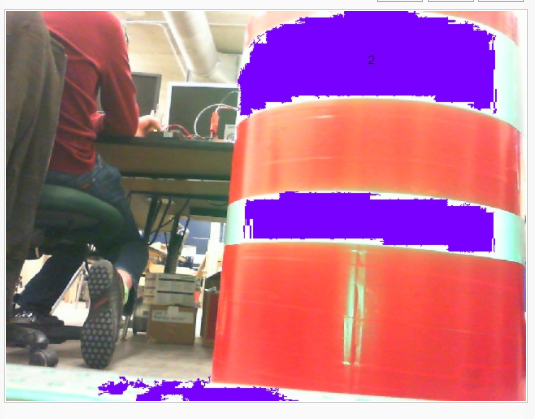
#> input picture max_hue/mjpg_stream.png, 535 x 419 px
$ python -i grip.py   (imports and definitions only)   (older library calls are emulated)
#> lines starting #> are read from the running program, lines starting #| are printed output that depends on the picture
import cv2
import numpy
import math
from enum import Enum

class GripPythonVI:
    """
    An OpenCV pipeline generated by GRIP.
    """

    def __init__(self):
        """initializes all values to presets or None if need to be set
        """

        self.__hsl_threshold_hue = [0.0, 180.0]
        self.__hsl_threshold_saturation = [135.29676258992808, 196.553480475382]
        self.__hsl_threshold_luminance = [208.44134369923415, 254.89176570458406]

        self.hsl_threshold_output = None

        self.__find_contours_input = self.hsl_threshold_output
        self.__find_contours_external_only = False

        self.find_contours_output = None

        self.__filter_contours_contours = self.find_contours_output
        self.__filter_contours_min_area = 1.0
        self.__filter_contours_min_perimeter = 1.0
        self.__filter_contours_min_width = 1.0
        self.__filter_contours_max_width = 1000.0
        self.__filter_contours_min_height = 1.0
        self.__filter_contours_max_height = 1200.0
        self.__filter_contours_solidity = [0, 100]
        self.__filter_contours_max_vertices = 1200.0
        self.__filter_contours_min_vertices = 100.0
        self.__filter_contours_min_ratio = 2.0
        self.__filter_contours_max_ratio = 1000.0

        self.filter_contours_output = None


    def process(self, source0):
        """
        Runs the pipeline and sets all outputs to new values.
        """
        # Step HSL_Threshold0:
        self.__hsl_threshold_input = source0
        (self.hsl_threshold_output) = self.__hsl_threshold(self.__hsl_threshold_input, self.__hsl_threshold_hue, self.__hsl_threshold_saturation, self.__hsl_threshold_luminance)

        # Step Find_Contours0:
        self.__find_contours_input = self.hsl_threshold_output
        (self.find_contours_output) = self.__find_contours(self.__find_contours_input, self.__find_contours_external_only)

        # Step Filter_Contours0:
        self.__filter_contours_contours = self.find_contours_output
        (self.filter_contours_output) = self.__filter_contours(self.__filter_contours_contours, self.__filter_contours_min_area, self.__filter_contours_min_perimeter, self.__filter_contours_min_width, self.__filter_contours_max_width, self.__filter_contours_min_height, self.__filter_contours_max_height, self.__filter_contours_solidity, self.__filter_contours_max_vertices, self.__filter_contours_min_vertices, self.__filter_contours_min_ratio, self.__filter_contours_max_ratio)


    @staticmethod
    def __hsl_threshold(input, hue, sat, lum):
        """Segment an image based on hue, saturation, and luminance ranges.
        Args:
            input: A BGR numpy.ndarray.
            hue: A list of two numbers the are the min and max hue.
            sat: A list of two numbers the are the min and max saturation.
            lum: A list of two numbers the are the min and max luminance.
        Returns:
            A black and white numpy.ndarray.
        """
        out = cv2.cvtColor(input, cv2.COLOR_BGR2HLS)
        return cv2.inRange(out, (hue[0], lum[0], sat[0]),  (hue[1], lum[1], sat[1]))

    @staticmethod
    def __find_contours(input, external_only):
        """Sets the values of pixels in a binary image to their distance to the nearest black pixel.
        Args:
            input: A numpy.ndarray.
            external_only: A boolean. If true only external contours are found.
        Return:
            A list of numpy.ndarray where each one represents a contour.
        """
        if(external_only):
            mode = cv2.RETR_EXTERNAL
        else:
            mode = cv2.RETR_LIST
        method = cv2.CHAIN_APPROX_SIMPLE
        im2, contours, hierarchy =cv2.findContours(input, mode=mode, method=method)
        return contours

    @staticmethod
    def __filter_contours(input_contours, min_area, min_perimeter, min_width, max_width,
                        min_height, max_height, solidity, max_vertex_count, min_vertex_count,
                        min_ratio, max_ratio):
        """Filters out contours that do not meet certain criteria.
        Args:
            input_contours: Contours as a list of numpy.ndarray.
            min_area: The minimum area of a contour that will be kept.
            min_perimeter: The minimum perimeter of a contour that will be kept.
            min_width: Minimum width of a contour.
            max_width: MaxWidth maximum width.
            min_height: Minimum height.
            max_height: Maximimum height.
            solidity: The minimum and maximum solidity of a contour.
            min_vertex_count: Minimum vertex Count of the contours.
            max_vertex_count: Maximum vertex Count.
            min_ratio: Minimum ratio of width to height.
            max_ratio: Maximum ratio of width to height.
        Returns:
            Contours as a list of numpy.ndarray.
        """
        output = []
        for contour in input_contours:
            x,y,w,h = cv2.boundingRect(contour)
            if (w < min_width or w > max_width):
                continue
            if (h < min_height or h > max_height):
                continue
            area = cv2.contourArea(contour)
            if (area < min_area):
                continue
            if (cv2.arcLength(contour, True) < min_perimeter):
                continue
            hull = cv2.convexHull(contour)
            solid = 100 * area / cv2.contourArea(hull)
            if (solid < solidity[0] or solid > solidity[1]):
                continue
            if (len(contour) < min_vertex_count or len(contour) > max_vertex_count):
                continue
            ratio = (float)(w) / h
            if (ratio < min_ratio or ratio > max_ratio):
                continue
            output.append(contour)
        return output

>>> import cv2
>>> picture = cv2.imread('mjpg_stream.png')
#> picture is the input picture: shape (419, 535, 3); mean B, G, R 143.8, 116.8, 181.6
>>> result = GripPythonVI().process(picture)
#> in __hsl_threshold, `out = cv2.cvtColor(input, cv2.COLOR_BGR2HLS)`: out: shape (419, 535, 3); mean of channels 0, 1, 2 53.5, 154.5, 144.6
#> in __hsl_threshold, `return cv2.inRange(out, (hue[0], lum[0], sat[0]),  (hue[1], lum[1], sa..`:
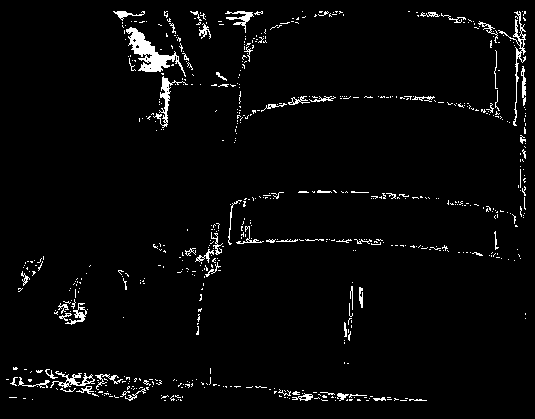
#> returned value: shape (419, 535); 3.2% white in thin lines or dots
